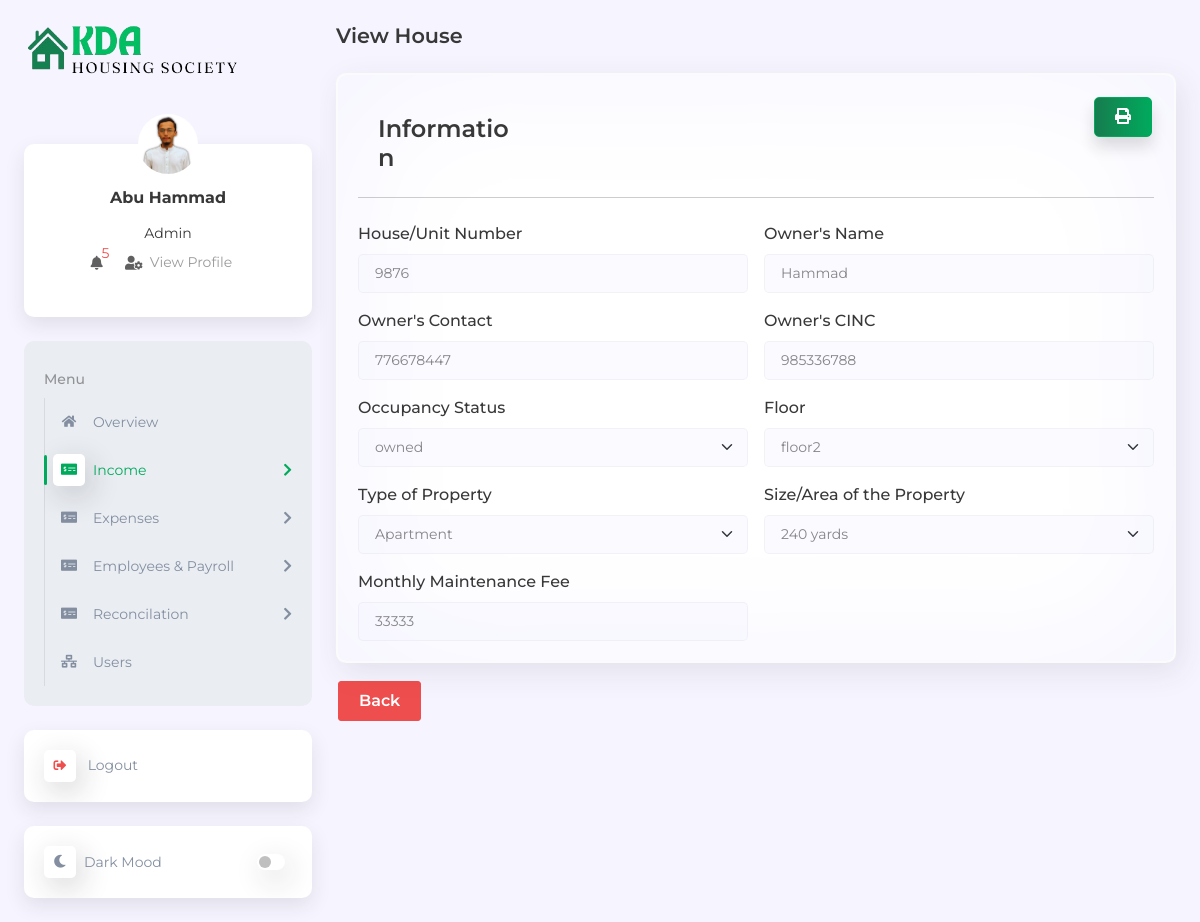
The page /houseView.php?house_view_id=17 (signed in) on the database its author committed.
### tables this page shows
CREATE TABLE `users_detail` (
  `users_detail_id` int(11) NOT NULL,
  `full_name` varchar(100) DEFAULT NULL,
  `Phone` varchar(50) DEFAULT NULL,
  `address` varchar(100) DEFAULT NULL,
  `gender` varchar(50) DEFAULT NULL,
  `date_of_birth` varchar(100) DEFAULT NULL,
  `image` varchar(255) DEFAULT NULL,
  `login_time` datetime DEFAULT NULL,
  `logout_time` datetime DEFAULT NULL,
  `created_by` varchar(100) DEFAULT NULL,
  `created_date` varchar(100) DEFAULT NULL,
  `updated_by` varchar(100) DEFAULT NULL,
  `updated_date` varchar(100) DEFAULT NULL
);

CREATE TABLE `role` (
  `role_id` int(11) NOT NULL,
  `name` varchar(50) DEFAULT NULL,
  `status` varchar(50) DEFAULT NULL
);

CREATE TABLE `houses` (
  `house_id` int(11) NOT NULL,
  `house_number` varchar(255) DEFAULT NULL,
  `house_or_shop` varchar(255) DEFAULT NULL,
  `owner_name` varchar(255) DEFAULT NULL,
  `owner_contact` varchar(255) DEFAULT NULL,
  `owner_cnic` varchar(255) DEFAULT NULL,
  `occupancy_status` varchar(255) DEFAULT NULL,
  `property_size` varchar(255) DEFAULT NULL,
  `floor` varchar(255) DEFAULT NULL,
  `property_type` varchar(255) DEFAULT NULL,
  `maintenance_charges` varchar(255) DEFAULT NULL,
  `added_on` varchar(255) DEFAULT NULL,
  `added_by` varchar(255) DEFAULT NULL,
  `updated_on` varchar(255) DEFAULT NULL,
  `updated_by` varchar(255) DEFAULT NULL
);

### houseView.php (the view, shortened to what this page needs)
<?php
include "includes/function.php";
?>
<!DOCTYPE html>
<html lang="en">
<head>
    <link rel="stylesheet" href="lib/bootstrap_5/bootstrap.min.css">
    <link rel="stylesheet" href="lib/fontawesome/css/all.min.css">
    <link rel="stylesheet" href="assets/css/global.css">
    <link rel="stylesheet" href="assets/css/style.css">
    <link rel="stylesheet" href="assets/css/responsive.css">
</head>
<body class="d2c_theme_light">
    <div class="d2c_wrapper">
        <?php
        include("includes/sidebar.php");
        ?>
        <div class="d2c_main p-4 ps-lg-3">
            <h4 class="mb-4 text-capitalize">View House</h4>
            <?php
            if (isset($_GET['house_view_id'])) {
                $edit_id = mysqli_real_escape_string($conn, $_GET['house_view_id']);
                $edit_query = "SELECT * FROM houses WHERE house_id = '$edit_id'";
                $edit_result = mysqli_query($conn, $edit_query);
                if (mysqli_num_rows($edit_result) > 0) {
                    while ($row = mysqli_fetch_assoc($edit_result)) {
            ?>
                        <form action="" method="post" id="add_houses_form">
                            <div class="card h-auto">
                                <div class="card-body">
                                    <div class="row g-3">
                                        <div class="col-md-3">
                                            <h3 class="card-header">Information</h3>
                                        </div>
                                        <div class="col-md-9">
                                            <div class="d-flex justify-content-end">
                                                <button type="button" class="btn btn-primary" onclick="printContent()"><i class="fas fa-print"></i></button>
                                            </div>
                                        </div>
                                    </div>
                                    <hr class="my-4">
                                    <div class="row g-3">
                                        <div class="col-md-6">
                                            <label class="form-label">House/Unit Number</label>
                                            <input type="number" readonly name="house-number" class="form-control" placeholder="Enter House/Unit Number" required value="<?= $row['house_number'] ?>">
                                        </div>
                                        <div class="col-md-6">
                                            <label class="form-label">Owner's Name</label>
                                            <input type="text" readonly name="owner-name" class="form-control" placeholder="Enter Owner's Name" required value="<?= $row['owner_name'] ?>">
                                        </div>
                                        <div class="col-md-6">
                                            <label class="form-label">Owner's Contact</label>
                                            <input type="number" readonly name="owner-contact" class="form-control" placeholder="Enter Owner's Contact Information" required value="<?= $row['owner_contact'] ?>">
                                        </div>
                                        <div class="col-md-6">
                                            <label class="form-label">Owner's CINC</label>
                                            <input type="number" readonly name="owner-cinc" class="form-control" placeholder="XXXXX-XXXXXXX-X" value="<?= $row['owner_cnic'] ?>" required>
                                        </div>
                                        <div class="col-md-6">
                                            <label for="owner" class="form-label">Occupancy Status</label>
                                            <select id="owner" name="occupance-status" class="form-select form-control">
                                                <option value="<?= $row['occupancy_status'] ?>"><?= $row['occupancy_status'] ?></option>
                                            </select>
                                        </div>
                                        <div class="col-md-6 ">
                                            <label for="floor" class="form-label">Floor</label>
                                            <select id="floor" name="floor" class="form-select form-control">
                                                <option value="<?= $row['floor'] ?>"><?= $row['floor'] ?></option>
                                            </select>
                                        </div>
                                        <div class="col-md-6 ">
                                            <label for="property-type" class="form-label">Type of Property</label>
                                            <select id="property-type" name="property-type" class="form-select form-control">
                                                <option value="<?= $row['property_type'] ?>"><?= $row['property_type'] ?></option>
                                            </select>
                                        </div>
                                        <div class="col-md-6 ">
                                            <label class="form-label">Size/Area of the Property</label>
                                            <select id="size" name="property-size" class="form-select form-control">
                                                <option value="<?= $row['property_size'] ?>"><?= $row['property_size'] ?></option>
                                            </select>
                                        </div>
                                        <div class="col-md-6 ">
                                            <label class="form-label">Monthly Maintenance Fee</label>
                                            <input name="maintenance-charges" readonly type="number" class="form-control" placeholder="Enter Monthly Maintenance Fee" required value="<?= $row['maintenance_charges'] ?>">
                                        </div>
                                    </div>
                                </div>
                            </div>
                            <div class="mt-3">
                                <a href="houses" class="btn btn-danger">Back</a>
                            </div>
                        </form>
            <?php
                    }
                } else {
                    echo '<div id="successAlert" class="alert alert-success alert-dismissible fade show" role="alert">
                    No House Found.
                    <button type="button" class="btn-close" data-bs-dismiss="alert" aria-label="Close"></button>
                </div>';
                }
            }
            ?>
        </div>
    </div>
</body>
</html>

### includes/sidebar.php (shortened to what this page needs)
<?php
$page = substr($_SERVER['SCRIPT_NAME'], strrpos($_SERVER['SCRIPT_NAME'], "/") + 1);
$select = mysqli_query($conn, "SELECT users_detail.image, users_detail.full_name, role.name as role FROM `users`
LEFT JOIN users_detail ON users_detail.users_detail_id = users.users_detail_id
LEFT JOIN role ON role.role_id = users.role_id
WHERE users.user_id = '{$_SESSION['UID']}'");
$row = mysqli_fetch_assoc($select);
if ($row['image'] == '') {
    $row['image'] = "./assets/images/user-default.png";
} else {
    $row['image'] = "./media/images/" . $row['image'];
}
?>
<div class="d2c_sidebar offcanvas-lg offcanvas-start p-4 pe-lg-2" tabindex="-1" id="d2c_sidebar">
    <div class="d-flex flex-column">
        <a href="index" class="mb-5 brand-icon">
            <img class="navbar-brand" src="./assets/images/logo/KDA.png" alt="logo">
        </a>
        <div class="card d2c_profile_card text-center mb-4">
            <a href="profile">
                <img class="rounded-circle d2c_profile_image position-absolute top-0 start-50 translate-middle mb-2"
                    src="<?= $row['image']; ?>" alt="d2c Profile Image">
            </a>
            <div class="card-body mt-4">
                <h6 class="fw-bold mb-3"><?= $row['full_name']; ?></h6>
                <span class="d2c_role"><?= $row['role']; ?></span>
                <ul class="list-inline">
                    <li class="list-inline-item position-relative me-3">
                        <a class="nav-link p-0" href="#" role="button" data-bs-toggle="dropdown" aria-expanded="false">
                            <i class="fas fa-bell fa-fw"></i>
                            <span class="position-absolute top-0 start-100 translate-middle rounded-circle text-danger">
                                <?php
                                $msg_count_query = mysqli_query($conn, "SELECT COUNT(*) as total_messages FROM maintenance_payments WHERE status = 'unpaid'");
                                $msg_count_row = mysqli_fetch_assoc($msg_count_query);
                                $total_messages = $msg_count_row['total_messages'];
                                echo $total_messages;
                                ?>
                            </span>
                        </a>
                    </li>
                    <li class="list-inline-item position-relative me-3">
                        <a class="dropdown-item d-flex align-items-center py-2" href="profile">
                            <i class="fas fa-user-cog"></i>
                            <p class="mb-0">&nbsp View Profile</p>
                        </a>
                    </li>
                </ul>
            </div>
        </div>
        <div class="card d2c_menu_card mb-4">
            <div class="card-body">
                <ul class="navbar-nav flex-grow-1">
                    <li class="nav-item">
                        <a class="nav-link" href="javascript:void(0)">
                            <span>Menu</span>
                        </a>
                        <ul class="sub-menu collapse show">
                            <li class="nav-item <?php if ($page == 'index.php')
                                echo ('active'); ?>">
                                <a class="sub-menu-link" href="index">
                                    <span class="d2c_icon">
                                        <i class="fas fa-home"></i>
                                    </span>
                                    <span>
                                        Overview
                                    </span>
                                </a>
                            </li>
                            <li class="nav-item <?php if ($page == 'houses.php' || $page == 'addHouse.php' || $page == 'houseView.php' || $page == 'houseEdit.php')
                                echo ('open active') ?>">
                                    <a class="sub-menu-link" data-bs-toggle="collapse" data-bs-target="#income"
                                        aria-expanded="false" href="#">
                                        <span class="d2c_icon">
                                            <i class="fas fa-money-check-alt"></i>
                                        </span>
                                        <span>Income</span>
                                        <span class="fas fa-chevron-right ms-auto text-end"></span>
                                    </a>
                            </li>
                            <li class="nav-item">
                                <a class="sub-menu-link" data-bs-toggle="collapse" data-bs-target="#expenses"
                                    aria-expanded="false" href="javascript:void(0)">
                                    <span class="d2c_icon">
                                        <i class="fas fa-money-check-alt"></i>
                                    </span>
                                    <span>Expenses</span>
                                    <span class="fas fa-chevron-right ms-auto text-end"></span>
                                </a>
                            </li>
                            <li class="nav-item">
                                <a class="sub-menu-link" data-bs-toggle="collapse"
                                    data-bs-target="#employeeManagementSystem" aria-expanded="false" href="#">
                                    <span class="d2c_icon">
                                        <i class="fas fa-money-check-alt"></i>
                                    </span>
                                    <span>Employees & Payroll</span>
                                    <span class="fas fa-chevron-right ms-auto text-end"></span>
                                </a>
                            </li>
                            <li class="nav-item">
                                <a class="sub-menu-link" data-bs-toggle="collapse" data-bs-target="#reconcilation"
                                    aria-expanded="false" href="#">
                                    <span class="d2c_icon">
                                        <i class="fas fa-money-check-alt"></i>
                                    </span>
                                    <span>Reconcilation</span>
                                    <span class="fas fa-chevron-right ms-auto text-end"></span>
                                </a>
                            </li>
                            <li class="nav-item <?php if ($page == "userDetails.php" || $page == "addUser.php")
                                echo "active"; ?>">
                                <a class="sub-menu-link" href="userDetails">
                                    <span class="d2c_icon">
                                        <i class="fas fa-network-wired"></i>
                                    </span>
                                    <span>Users</span>
                                </a>
                            </li>
                        </ul>
                    </li>
                </ul>
            </div>
        </div>
        <div class="card d2c_single_menu mb-4">
            <div class="card-body p-0">
                <ul class="navbar-nav">
                    <li class="nav-item">
                        <a class="nav-link" href="logout">
                            <span class="d2c_icon text-danger">
                                <i class="fas fa-sign-out-alt"></i>
                            </span>
                            <span>
                                Logout
                            </span>
                        </a>
                    </li>
                </ul>
            </div>
        </div>
        <div class="card d2c_switch_card">
            <div class="card-body p-0">
                <ul class="navbar-nav">
                    <li class="nav-item d-flex align-items-center">
                        <span class="d2c_icon">
                            <i class="fas fa-moon"></i>
                        </span>
                        <span>Dark Mood</span>
                        <span class="form-switch d-flex ms-auto">
                            <input class="form-check-input" id="d2c_theme_changer" type="checkbox" role="switch">
                        </span>
                    </li>
                </ul>
            </div>
        </div>
    </div>
</div>

### rows shown on the page
users_detail: full_name "Abu Hammad", role.name "Admin"
houses: house-number "9876", owner-name "Hammad", owner-contact "776678447", owner-cinc "985336788", occupance-status "owned", floor "floor2", property-type "Apartment", property-size "240 yards", maintenance-charges "33333"

### other values the page prints
$total_messages "5"
